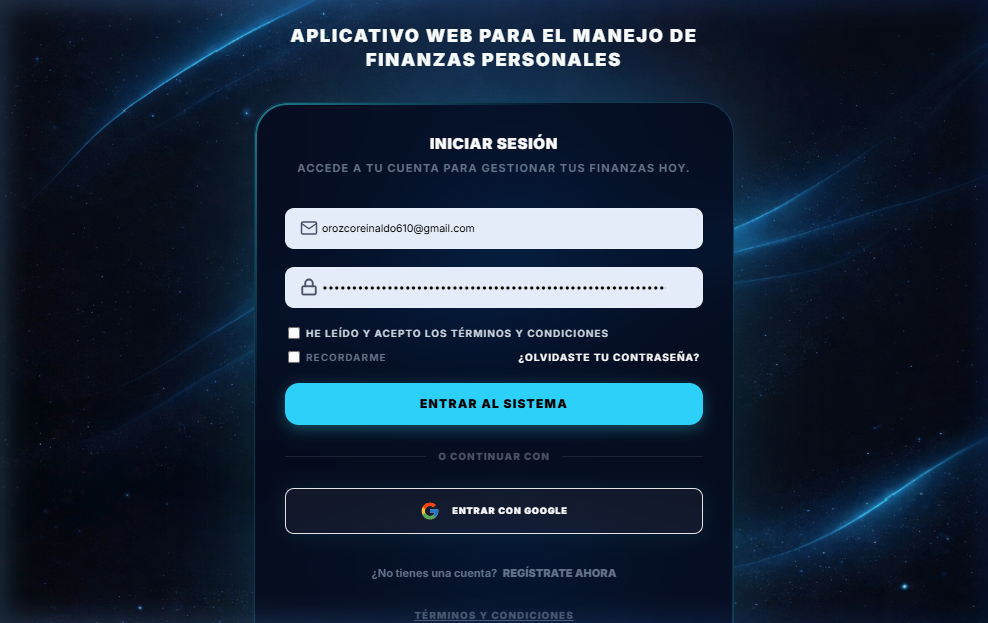
#> input picture docs/assets/login_page.png, 988 x 623 px
$ python annotate_tango.py   (older library calls are emulated)
#> lines starting #> are read from the running program, lines starting #| are printed output that depends on the picture
from PIL import Image, ImageDraw, ImageFont
import os

assets_dir = "assets"
original_images = [
    ("login_page.png", "1", "Click into the Login Box", (0.3, 0.4, 0.7, 0.6)),
    ("add_movement_modal.png", "2", "Type the expense amount", (0.2, 0.3, 0.8, 0.6)),
    ("dashboard_main.png", "3", "Review your Total Balance", (0.1, 0.1, 0.9, 0.4))
]

def draw_tango(img_path, number, tooltip, bounds_ratio):
#> called with img_path = 'assets/login_page.png', number = '1', tooltip = 'Click into the Login Box', bounds_ratio = (0.3, 0.4, 0.7, 0.6)
    if not os.path.exists(img_path):
        print(f"File not found: {img_path}")
        return

    img = Image.open(img_path).convert("RGBA")
    draw = ImageDraw.Draw(img)
    w, h = img.size
#> w = 988; h = 623

    # Calculate box coordinates
    x1 = int(w * bounds_ratio[0])
#> x1 = 296
    y1 = int(h * bounds_ratio[1])
#> y1 = 249
    x2 = int(w * bounds_ratio[2])
#> x2 = 691
    y2 = int(h * bounds_ratio[3])
#> y2 = 373

    # Draw orange box (rounded if possible, standard rect otherwise)
    orange = (255, 108, 69, 255) # #ff6c45
    radius = 10

    # Fake rounded rectangle for PIL
    draw.rounded_rectangle([x1, y1, x2, y2], radius=radius, outline=orange, width=6)

    # Draw circle badge at top left
    r = 25
    cx, cy = x1, y1
#> cx = 296; cy = 249
    draw.ellipse([cx - r, cy - r, cx + r, cy + r], fill=orange, outline=(255, 255, 255), width=2)

    # Fast substitute for font
    try:
        font = ImageFont.truetype("arialbd.ttf", 26)
    except:
        font = ImageFont.load_default()

    # Text in circle
    draw.text((cx, cy), number, fill="white", font=font, anchor="mm")

    # Tooltip box
    tooltip_bg = (36, 34, 46, 255) # #24222e
    try:
        tw, th = draw.textsize(tooltip, font=font)
#> tw = 306; th = 30
    except AttributeError:
        # PIL >= 10.0
        bbox = draw.textbbox((0, 0), tooltip, font=font)
        tw = bbox[2] - bbox[0]
        th = bbox[3] - bbox[1]

    box_w = tw + 40
#> box_w = 346
    box_h = th + 30
#> box_h = 60

    tx1 = x1
#> tx1 = 296
    ty1 = y2 + 15
#> ty1 = 388
    tx2 = tx1 + box_w
#> tx2 = 642
    ty2 = ty1 + box_h
#> ty2 = 448

    draw.rounded_rectangle([tx1, ty1, tx2, ty2], radius=8, fill=tooltip_bg)
    draw.text((tx1 + 20, ty1 + 15), tooltip, fill="white", font=font)

    out_path = img_path.replace(".png", "_tango.png")
    img.convert("RGB").save(out_path)
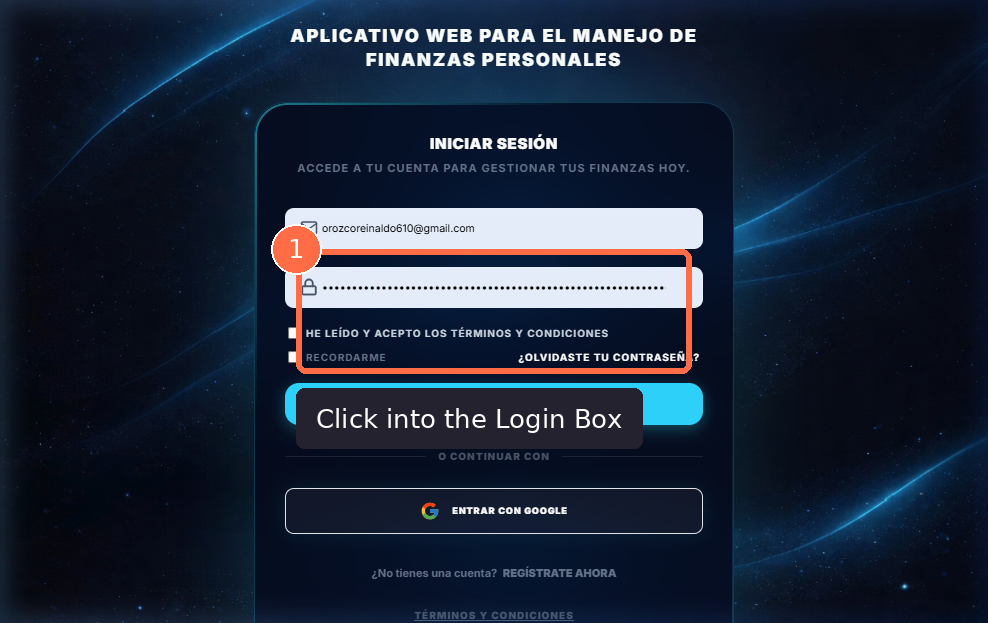
#> saved as login_page_tango.png: PIL image 988x623 RGB; mean R, G, B 29.2, 39.4, 57
    print(f"Saved {out_path}")

for args in original_images:
    path = os.path.join(assets_dir, args[0])
    draw_tango(path, args[1], args[2], args[3])
#> pass 2 of the loop `for args in original_images:`:
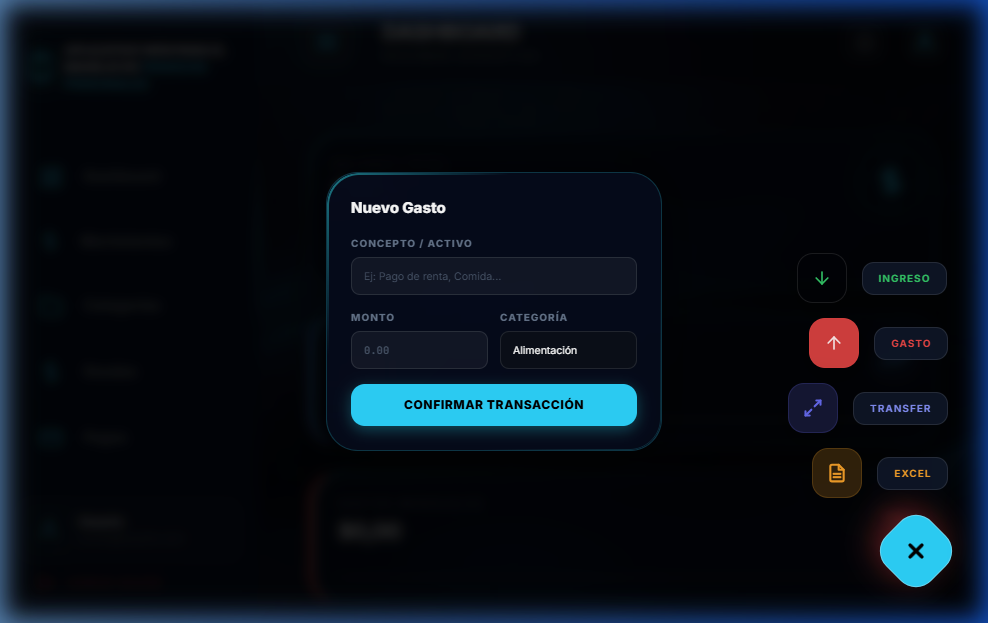
#> input picture docs/assets/add_movement_modal.png, 988 x 623 px
#> tw = 337
#> box_w = 377
#> tx2 = 574
#> in draw_tango (call 2), `img.convert("RGB").save(out_path)`:
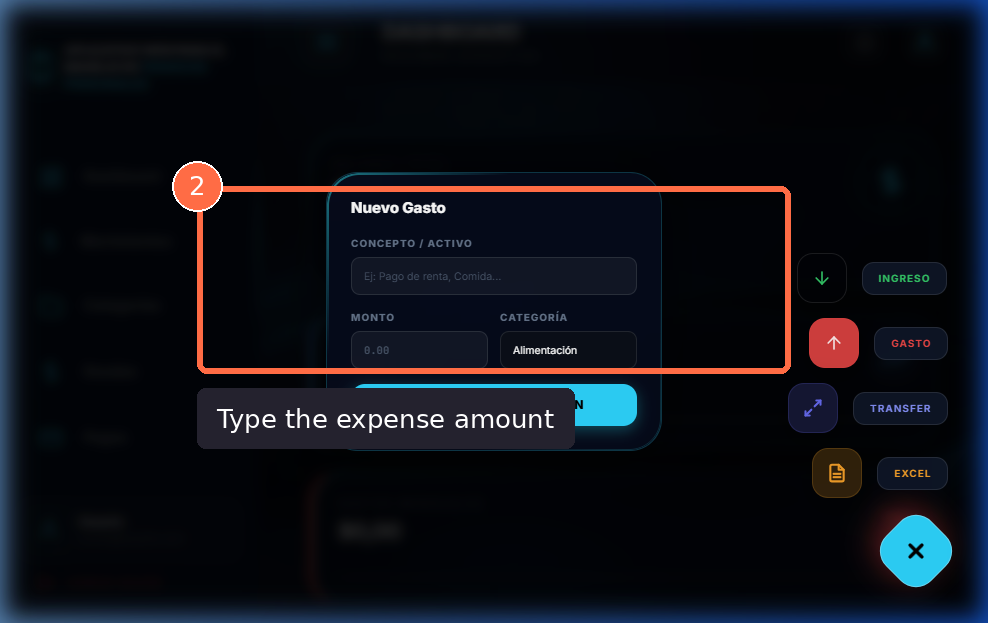
#> saved as add_movement_modal_tango.png: PIL image 988x623 RGB; mean R, G, B 13.5, 16.2, 23.7
#> pass 3 of the loop `for args in original_images:`:
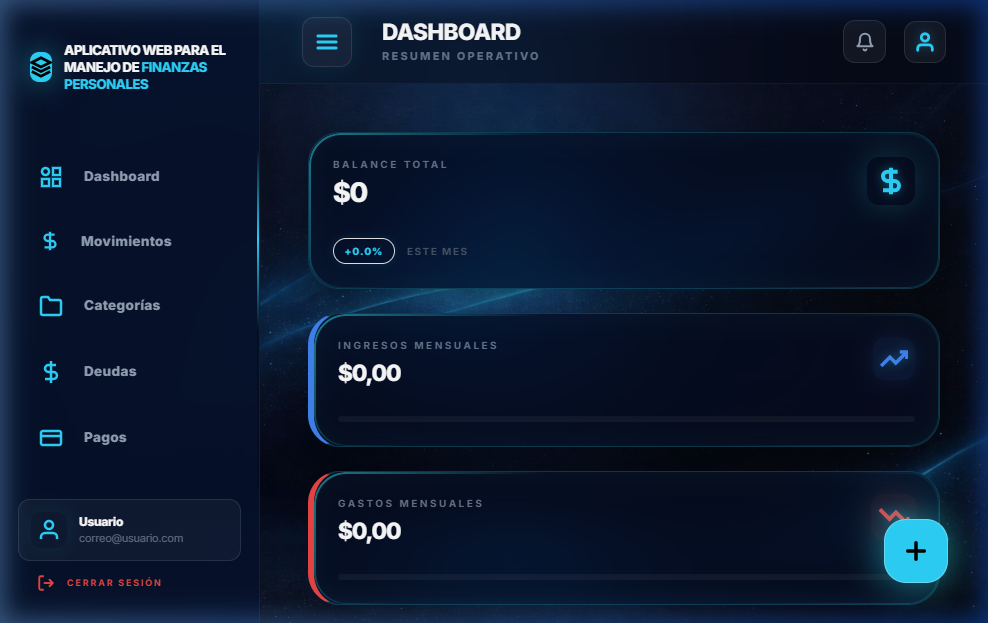
#> input picture docs/assets/dashboard_main.png, 988 x 623 px
#> tw = 340
#> box_w = 380
#> tx2 = 478
#> ty2 = 324
#> in draw_tango (call 3), `img.convert("RGB").save(out_path)`:
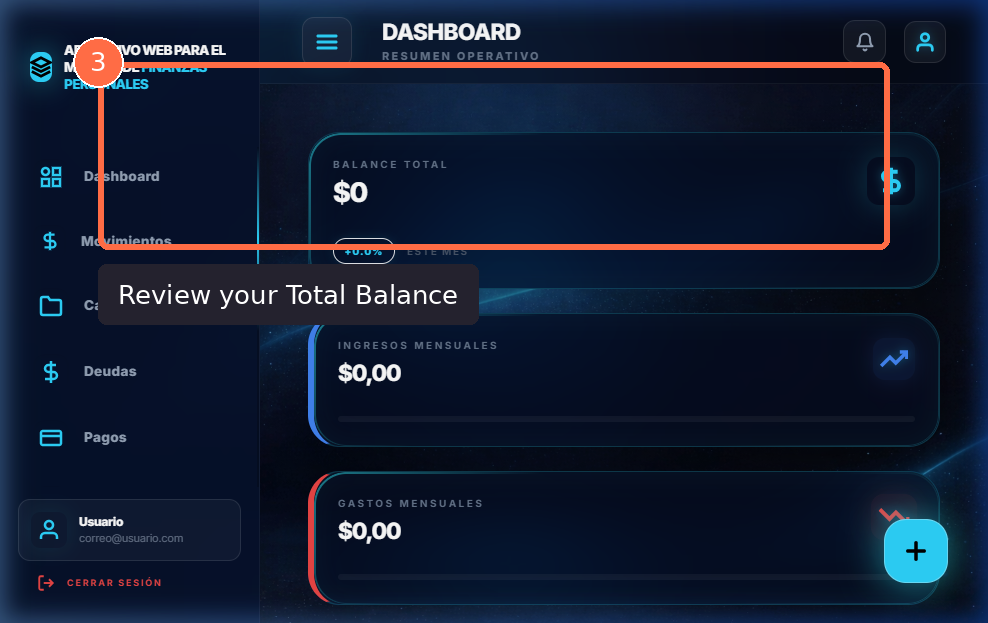
#> saved as dashboard_main_tango.png: PIL image 988x623 RGB; mean R, G, B 18.5, 27.8, 48.6
